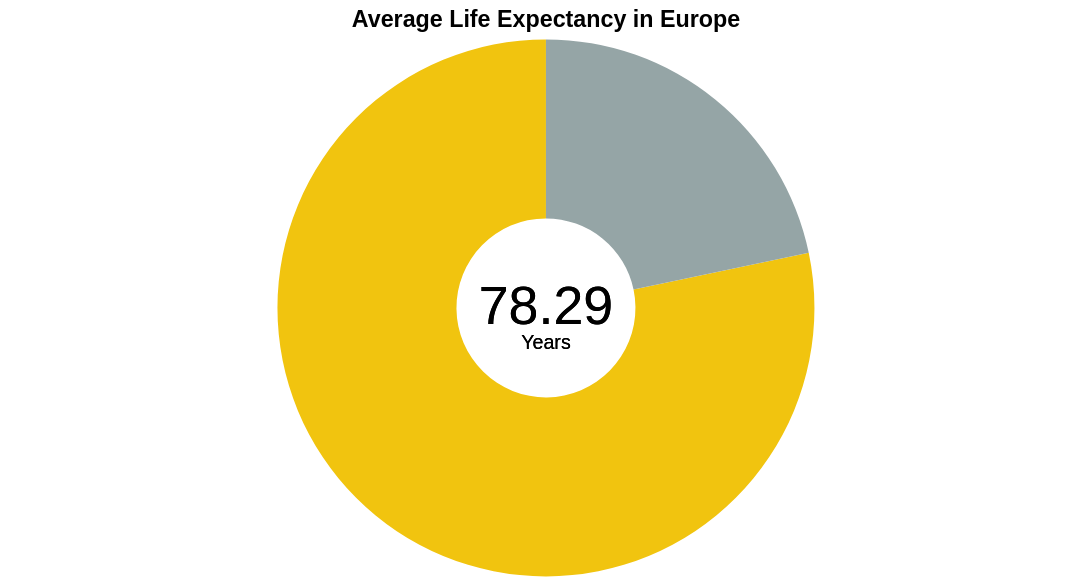

The specification (Vega-Lite) saved for this image:
### Vega-Lite specification from a JSON file in a GitHub repository (floating-point values rounded to 4 significant figures)
{"$schema": "https://vega.github.io/schema/vega-lite/v5.json", "width": 600, "config": {"view": {"stroke": null}}, "title": {"text": "Average Life Expectancy in Europe"}, "data": {"values": [{"Continent": "Europe", "Avg_LE": "78.28989648"}, {"Continent": "Remaining", "Avg_LE": "21.71010352"}]}, "layer": [{"mark": {"type": "arc", "innerRadius": 50}}, {"mark": {"type": "text", "text": "78.29", "fontSize": 30}, "encoding": {"color": {"value": "black"}}}, {"mark": {"type": "text", "text": "Years", "dy": 20}, "encoding": {"color": {"value": "black"}}}], "encoding": {"theta": {"field": "Avg_LE", "type": "quantitative"}, "color": {"field": "Continent", "type": "nominal", "legend": null, "scale": {"domain": ["Europe", "Remaining"], "range": ["#F1C40F", "#95A5A6"]}}, "tooltip": [{"field": "Continent", "type": "nominal", "title": "Continent"}, {"field": "Avg_LE", "type": "quantitative", "title": "Life Expectancy (years)", "format": ".2f"}]}}
